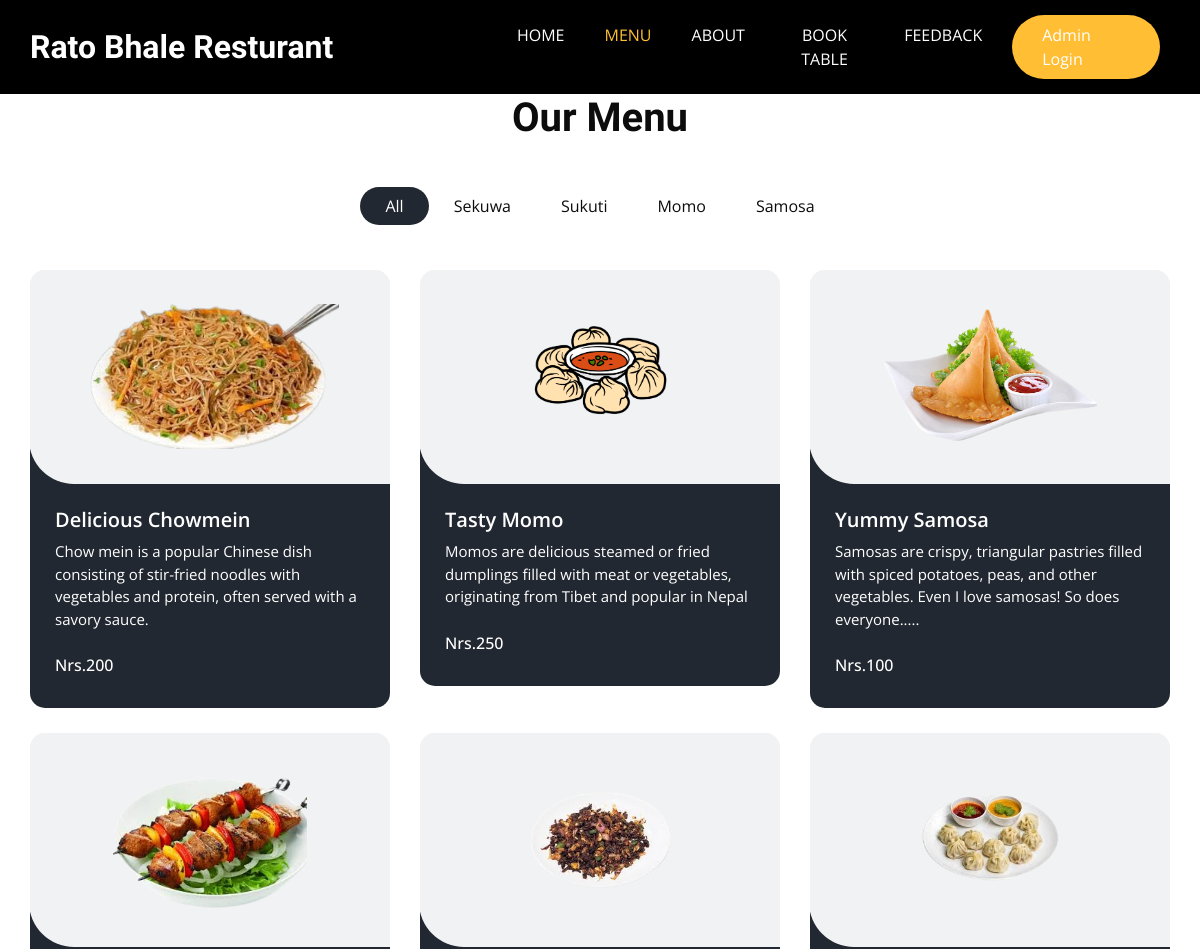
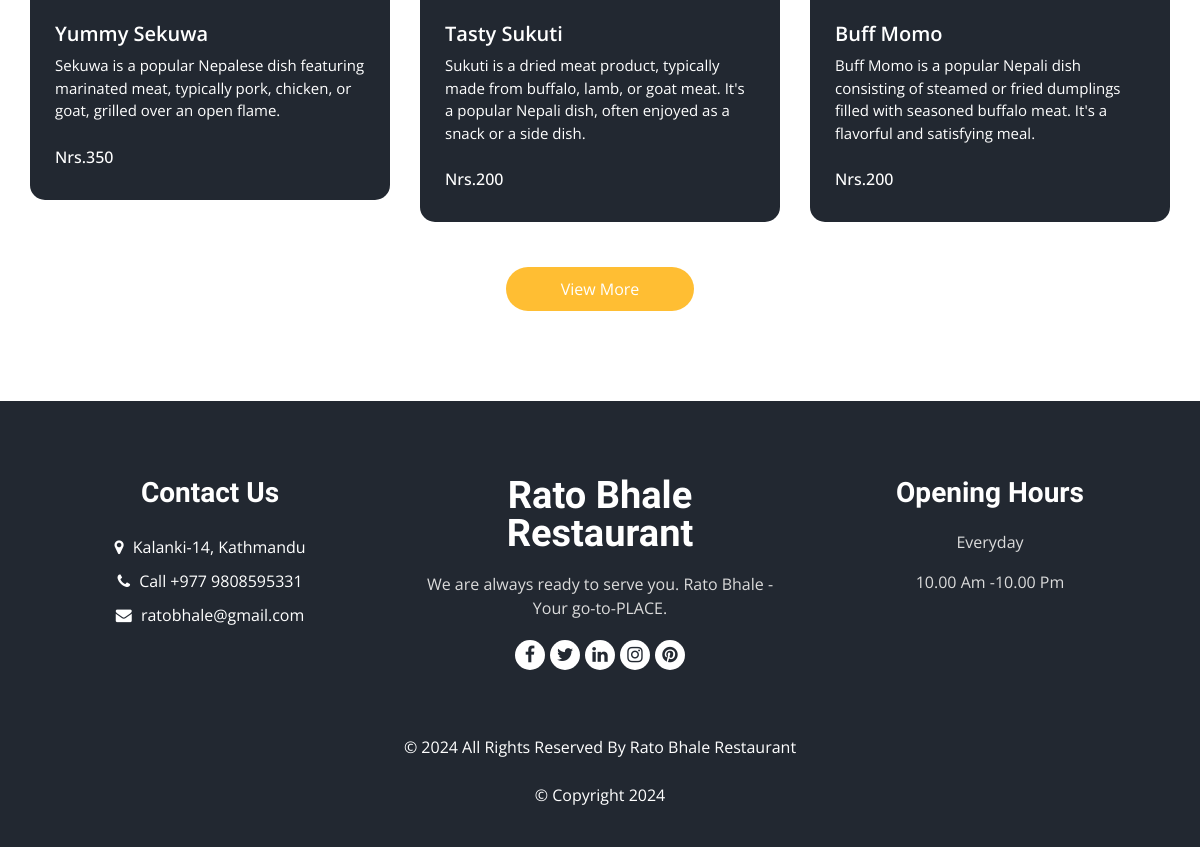
The app's page /menu/ with its own data (2 pictures, top to bottom).
### Base_App/models.py (models this page shows, shortened)
class ItemList(models.Model):
    Category_name = models.CharField(max_length=15)

class Items(models.Model):
    Item_name = models.CharField(max_length=20)
    description = models.TextField(blank=False)
    Price = models.IntegerField()
    Category = models.ForeignKey(ItemList, related_name='items', on_delete=models.CASCADE)  # Correct ForeignKey reference
    image = models.ImageField(upload_to='images/')

### Base_App/views.py (the view)
# urls.py: path('menu/',Menuview, name='Menu'),
def Menuview(request):
    items = Items.objects.all()
    list = ItemList.objects.all()
    return render(request, 'menu.html', {'items': items, 'list': list})

### Template/menu.html
{% extends "base.html" %}
{% load static %}
{% block class %} class="sub_page" {% endblock %}
{% block menu_status %}active{% endblock menu_status %}
{% block main %}
<section class="food_section layout_padding-bottom">
  <div class="container">
    <div class="heading_container heading_center">
      <h2>Our Menu</h2>
    </div>
    <ul class="filters_menu">
      <li class="active" data-filter="*">All</li>
      {% for i in list %}
        <li data-filter=".{{ i.Category_name }}">{{ i.Category_name }}</li>
      {% endfor %}
    </ul>
    <div class="filters-content">
      <div class="row grid">
        {% for j in items %}
          <div class="col-sm-6 col-lg-4 all {{ j.Category.Category_name }}">
            <div class="box">
              <div class="img-box">
                <img src="{{ j.image.url }}" alt="{{ j.Item_name }}">
              </div>
              <div class="detail-box">
                <h5>{{ j.Item_name }}</h5>
                <p>{{ j.description }}</p>
                <div class="options">
                  <h6>Nrs.{{ j.Price }}</h6>
                </div>
              </div>
            </div>
          </div>
        {% endfor %}
      </div>
    </div>
    <div class="btn-box">
      <a href="">
        View More
      </a>
    </div>
  </div>
</section>
{% endblock main %}

### Template/base.html (shortened to what this page needs)
<!DOCTYPE html>
<html>
{% load static %}
<head>
  <link rel="stylesheet" type="text/css" href="{%static 'css/bootstrap.css' %}" />
  <link rel="stylesheet" type="text/css" href="https://cdnjs.cloudflare.com/ajax/libs/OwlCarousel2/2.3.4/assets/owl.carousel.min.css" />
  <link rel="stylesheet" href="https://cdnjs.cloudflare.com/ajax/libs/jquery-nice-select/1.1.0/css/nice-select.min.css" />
  <link href=" {%static 'css/font-awesome.min.css'%} " rel="stylesheet" />
  <link href="  {%static 'css/style.css'%}" rel="stylesheet" />
  <link href="  {%static 'css/responsive.css'%} " rel="stylesheet" />
</head>
<body {% block class %}{% endblock class %}>
  <div class="hero_area">
    <div class="bg-box">
      <img src="{%static 'images/bg1.png'%}" alt="">
    </div>
    <header class="header_section">
      <div class="container">
        <nav class="navbar navbar-expand-lg custom_nav-container ">
          <a class="navbar-brand" href="{% url 'Home' %}">
            <span>
              Rato Bhale Resturant
            </span>
          </a>
          <div class="collapse navbar-collapse" id="navbarSupportedContent">
            <ul class="navbar-nav  mx-auto ">
              <li class="nav-item {% block home_status %}{% endblock home_status %}">
                <a class="nav-link " href="{% url 'Home' %}">Home <span class="sr-only">(current)</span></a>
              </li>
              <li class="nav-item {% block menu_status %}{% endblock menu_status %} ">
                <a class="nav-link " href="{% url 'Menu' %}">Menu</a>
            </li>
              <li class="nav-item {% block about_status %}{% endblock about_status %} ">
                <a class="nav-link " href="{% url  'About' %}">About</a>
              </li>
              <li class="nav-item {% block table_status %}{% endblock table_status %} ">
                <a class="nav-link " href="{% url  'book_table' %}">Book Table</a>
              </li>
              <li class="nav-item {% block Feedback_status %}{% endblock Feedback_status %} ">
                <a class="nav-link   " href="{% url  'Feedback' %}">Feedback</a>
              </li>
            </ul>
            <div class="user_option">
              <a href="/admin" class="order_online">
                Admin Login
              </a>
            </div>
          </div>
        </nav>
      </div>
    </header>
  </div>
 {% block main %}{% endblock main %}
  <footer class="footer_section">
    <div class="container">
      <div class="row">
        <div class="col-md-4 footer-col">
          <div class="footer_contact">
            <h4>
              Contact Us
            </h4>
            <div class="contact_link_box">
              <a href="">
                <i class="fa fa-map-marker" aria-hidden="true"></i>
                <span>
                  Kalanki-14, Kathmandu
                </span>
              </a>
              <a href="">
                <i class="fa fa-phone" aria-hidden="true"></i>
                <span>
                  Call +977 9808595331
                </span>
              </a>
              <a href="">
                <i class="fa fa-envelope" aria-hidden="true"></i>
                <span>
                  ratobhale@gmail.com
                </span>
              </a>
            </div>
          </div>
        </div>
        <div class="col-md-4 footer-col">
          <div class="footer_detail">
            <a href="" class="footer-logo">
              Rato Bhale Restaurant
            </a>
            <p>
              We are always ready to serve you. Rato Bhale - Your go-to-PLACE.
            </p>
            <div class="footer_social">
              <a href="">
                <i class="fa fa-facebook" aria-hidden="true"></i>
              </a>
              <a href="">
                <i class="fa fa-twitter" aria-hidden="true"></i>
              </a>
              <a href="">
                <i class="fa fa-linkedin" aria-hidden="true"></i>
              </a>
              <a href="">
                <i class="fa fa-instagram" aria-hidden="true"></i>
              </a>
              <a href="">
                <i class="fa fa-pinterest" aria-hidden="true"></i>
              </a>
            </div>
          </div>
        </div>
        <div class="col-md-4 footer-col">
          <h4>
            Opening Hours
          </h4>
          <p>
            Everyday
          </p>
          <p>
            10.00 Am -10.00 Pm
          </p>
        </div>
      </div>
      <div class="footer-info">
        <p>
          &copy; <span id="displayYear"></span> All Rights Reserved By
          <a href="https://html.design/">Rato Bhale Restaurant</a><br><br>
          &copy;
          <a href="https://themewagon.com/" target="_blank">Copyright 2024</a>
        </p>
      </div>
    </div>
  </footer>
</body>
</html>

### static/css/responsive.css (style rules this page uses)
@media (min-width: 1200px) { .container { max-width: 1170px; } }

### records on screen
ItemList: Category_name "Sekuwa"
ItemList: Category_name "Sukuti"
ItemList: Category_name "Momo"
ItemList: Category_name "Samosa"
Items: image (picture), Item_name "Delicious Chowmein", description "Chow mein is a popular Chinese dish consisting of stir-fried noodles with vegetables and protein, often served with a savory sauce.", Price "200"
Items: image (picture), Item_name "Tasty Momo", description "Momos are delicious steamed or fried dumplings filled with meat or vegetables, originating from Tibet and popular in Nepal", Price "250"
Items: image (picture), Item_name "Yummy Samosa", description "Samosas are crispy, triangular pastries filled with spiced potatoes, peas, and other vegetables. Even I love samosas! So does everyone.....", Price "100"
Items: image (picture), Item_name "Yummy Sekuwa", description "Sekuwa is a popular Nepalese dish featuring marinated meat, typically pork, chicken, or goat, grilled over an open flame.", Price "350"
Items: image (picture), Item_name "Tasty Sukuti", description "Sukuti is a dried meat product, typically made from buffalo, lamb, or goat meat. It's a popular Nepali dish, often enjoyed as a snack or a side dish.", Price "200"
Items: image (picture), Item_name "Buff Momo", description "Buff Momo is a popular Nepali dish consisting of steamed or fried dumplings filled with seasoned buffalo meat. It's a flavorful and satisfying meal.", Price "200"
